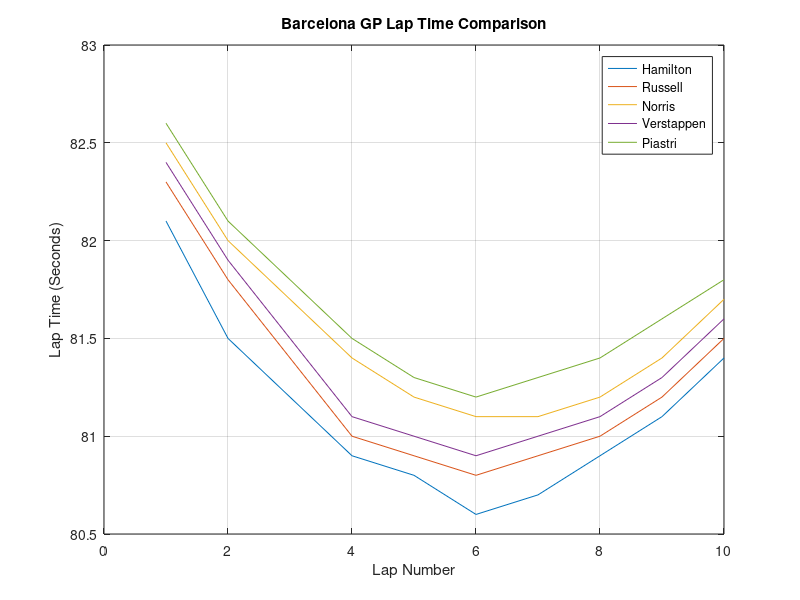

Here is the MATLAB script that generated this plot: (Note: this script raises an error after producing the figure.)
lap = 1:10;

hamilton = [82.1 81.5 81.2 80.9 80.8 80.6 80.7 80.9 81.1 81.4];
russell = [82.3 81.8 81.4 81.0 80.9 80.8 80.9 81.0 81.2 81.5];
norris = [82.5 82.0 81.7 81.4 81.2 81.1 81.1 81.2 81.4 81.7];
verstappen = [82.4 81.9 81.5 81.1 81.0 80.9 81.0 81.1 81.3 81.6];
piastri = [82.6 82.1 81.8 81.5 81.3 81.2 81.3 81.4 81.6 81.8];

plot(lap, hamilton)
hold on

plot(lap, russell)
plot(lap, norris)
plot(lap, verstappen)
plot(lap, piastri)
xlabel('Lap Number')
ylabel('Lap Time (Seconds)')
title('Barcelona GP Lap Time Comparison')

legend('Hamilton','Russell','Norris','Verstappen','Piastri')

grid on

Driver = [
    "Lewis Hamilton"
    "George Russell"
    "Lando Norris"
    "Max Verstappen"
    "Oscar Piastri"
    "Isack Hadjar"
    "Pierre Gasly"
    "Liam Lawson"
    "Arvid Lindblad"
    "Franco Colapinto"
    "Gabriel Bortoleto"
    "Carlos Sainz"
    "Esteban Ocon"
    "Sergio Perez"
    "Charles Leclerc"
    "Kimi Antonelli"
    "Oliver Bearman"
    "Alexander Albon"
    "Fernando Alonso"
    "Nico Hulkenberg"
    "Valtteri Bottas"
    "Lance Stroll"
];

Team = [
    "Ferrari"
    "Mercedes"
    "McLaren"
    "Red Bull Racing"
    "McLaren"
    "Red Bull Racing"
    "Alpine"
    "Racing Bulls"
    "Racing Bulls"
    "Alpine"
    "Audi"
    "Williams"
    "Haas"
    "Cadillac"
    "Ferrari"
    "Mercedes"
    "Haas"
    "Williams"
    "Aston Martin"
    "Audi"
    "Cadillac"
    "Aston Martin"
];

Status = [
    "P1"
    "P2"
    "P3"
    "P4"
    "P5"
    "P6"
    "P7"
    "P8"
    "P9"
    "P10"
    "P11"
    "P12"
    "P13"
    "P14"
    "DNF"
    "DNF"
    "DNF"
    "NC"
    "DNF"
    "DNF"
    "DNF"
    "DNF"
];

LapsCompleted = [
    66
    66
    66
    66
    66
    65
    65
    65
    65
    65
    64
    64
    64
    63
    62
    61
    60
    55
    37
    29
    15
    5
];

RaceTable = table(Driver, Team, Status, LapsCompleted);

clc

fprintf('=========================================\n');
fprintf('2026 SPANISH GRAND PRIX ANALYSIS\n');
fprintf('Circuit de Barcelona-Catalunya\n');
fprintf('=========================================\n\n');

disp(RaceTable)
figure

bar(LapsCompleted)

title('2026 Spanish GP Classification')
ylabel('Laps Completed')
xlabel('Driver')

set(gca,'XTick',1:length(Driver))
set(gca,'XTickLabel',Driver)

xtickangle(45)

grid on
